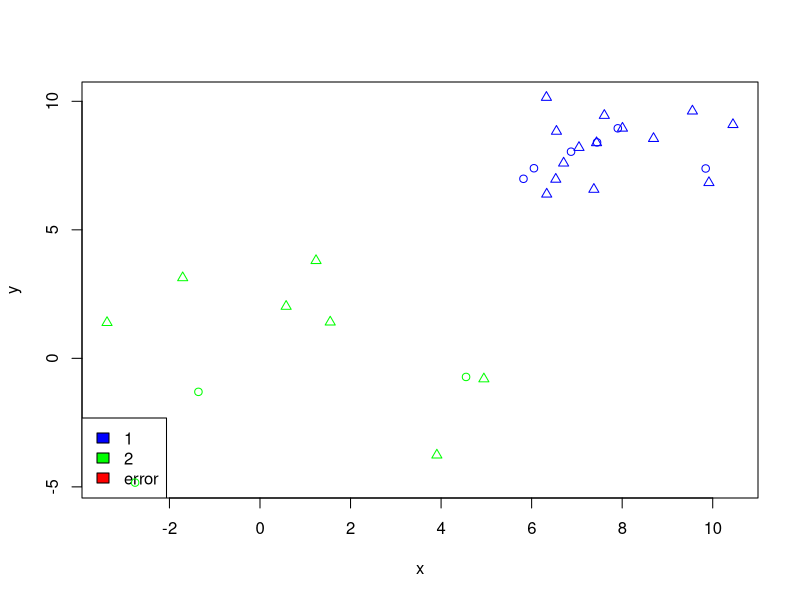
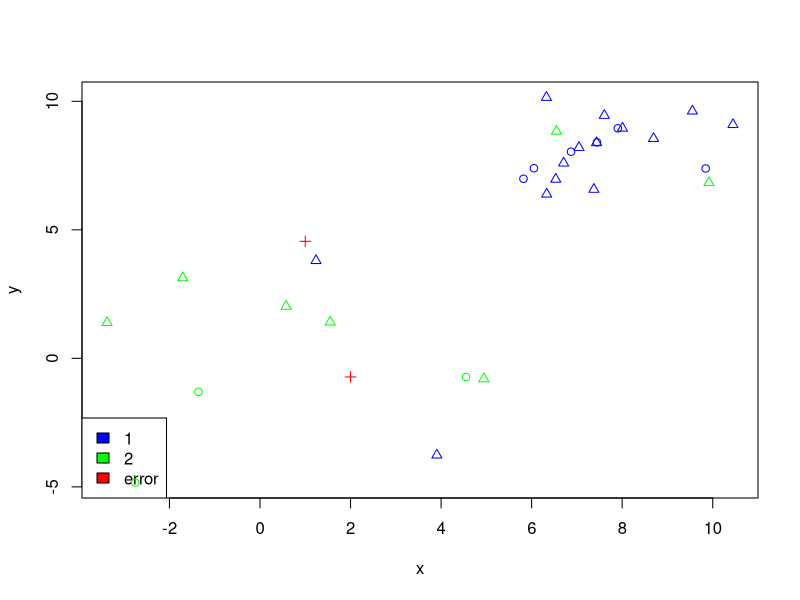

Recreate these plots in R, in order.
library(MASS)
x1<-rnorm(20, 8)
y1<-rnorm(20, 8)
x2<-runif(10, -5, 5)
y2<-runif(10, -5, 5)
xy<-cbind(c(x1, x2),c(y1, y2))
xy
cl<-kmeans(xy,2)
n<-30
n.train<-floor(n*0.7)
n.test<-n-n.train
idx.train<-sample(1:n,n.train)
idx.test<-(1:n)[!(1:n %in% idx.train)]
data.train<-xy[idx.train,]
data.test<-xy[idx.test,] 
cl.cluster<-cl$cluster

cl.train<-cl.cluster[idx.train]
cl.test<-cl.cluster[idx.test]
model<-qda(data.train, cl.train) 
cl.test_est<-predict(model, data.test)$class
sum(cl.test_est!=cl.test) / n.test
idw<-idx.test[cl.test_est!=cl.test]
idw
plot(xy, type="n",xlab="x",ylab="y")
legend("bottomleft",legend=c("1","2", "error"),fill=c("blue","green", "red"))
points(xy[idx.train,],pch=2, col=ifelse(cl.train==1,"blue","green")) 
points(xy[idx.test,],pch=1, col=ifelse(cl.test==1,"blue","green"))
points(xy[idw,],col="red", pch=3)

idd<-sample(1:n.train,n.train * 0.2)
for(i in idd) {
  cl.train[i] <- (3 - cl.train[i])
}
model<-qda(data.train, cl.train) 
cl.test_est<-predict(model, data.test)$class
sum(cl.test_est!=cl.test)/n.test
idw<-idx.test[cl.test_est!=cl.test]
idw
plot(xy, type="n",xlab="x",ylab="y")
legend("bottomleft",legend=c("1","2", "error"),fill=c("blue","green", "red"))
points(xy[idx.train,],pch=2, col=ifelse(cl.train==1,"blue","green")) 
points(xy[idx.test,],pch=1, col=ifelse(cl.test==1,"blue","green"))
points(xy[idw,],col="red", pch=3)